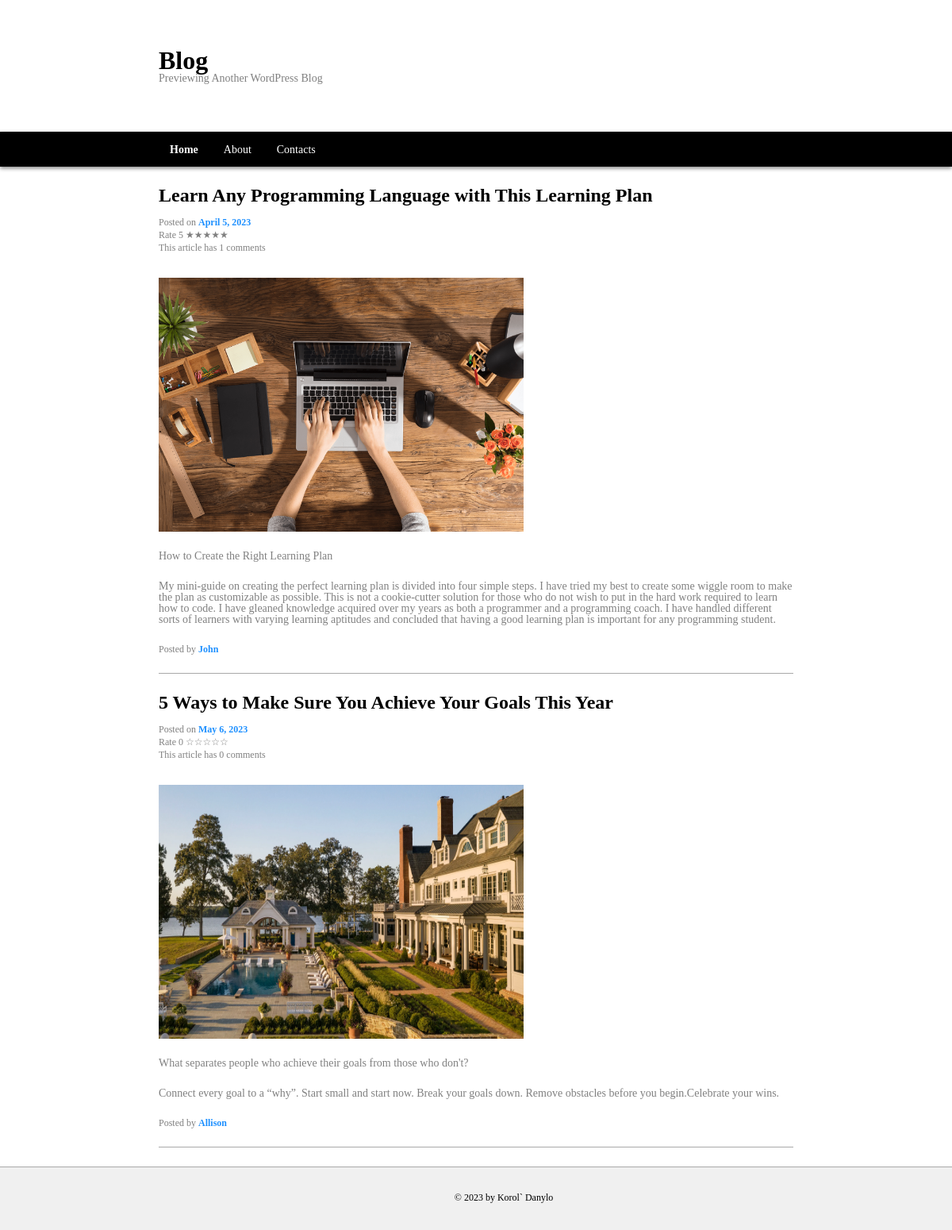
Page /webroot/index.php on the committed database.
### tables this page shows
CREATE TABLE articles (
      id INTEGER NOT NULL PRIMARY KEY AUTOINCREMENT,
      date TEXT NOT NULL,
      title TEXT NOT NULL,
      img TEXT NOT NULL,
      info TEXT NOT NULL,
      description TEXT NOT NULL,
      author TEXT NOT NULL
    );

### inc/functions.php (called while the page is built, shortened)
<?php
function getConnection(): PDO
{
  try {
    return new PDO('sqlite:../blog.sqlite');
  } catch (PDOException $e) {
    http_response_code(500);
    exit();
  }
}
function getArticles(): array
{
  $pdo = getConnection();
  $sql =
    'SELECT articles.*, AVG(comments.rate) avg_rate, COUNT(comments.id) comments_count
    FROM articles LEFT JOIN comments ON articles.id = comments.article_id
    GROUP BY articles.id';
  $result = $pdo->query($sql)->fetchAll(PDO::FETCH_ASSOC);
  return $result;
}

### inc/article.php (the view, shortened to what this page needs)
<?php
$tag = 'Home' === $currentPage ? 'h2' : 'h1';
$url = 'article.php?id=' . $article['id'];
$rate = round(($article['avg_rate'] ?? 0) * 10) / 10;
$rate_by_star = str_repeat('&#9733', (int) ($rate)) . str_repeat('&#9734', 5 - (int) ($rate));
$comments_count = $article['comments_count'] ?? 0;
?>
<article class='blog-article'>
  <header>
    <a href=<?= $url ?>>
      <<?= $tag ?> class="title-article"><?= $article['title']; ?></<?= $tag ?>>
    </a>
  </header>
  <div class='posted'>
    Posted on <span class='posted__date'>
      <?= $date = DateTime::createFromFormat('Y-m-d', $article['date'])->format('F j, Y') ?>
    </span>
  </div>
  <div class='rate'>
    Rate
    <?= $rate ?>
    <?= $rate_by_star ?>
  </div>
  <div class='comments-count'>
    This article has <?= $comments_count ?> comments
  </div>
  <img src='../assets/<?= $article['img'] ?>' alt=<?= $article['img'] ?>>
  <div class='info'>
    <?= $article['info']; ?>
  </div>
  <div class='description'>
    <?= $article['description']; ?>
  </div>
  <footer>
    Posted by <span class='author'>
      <?= $article['author'] ?>
    </span>
  </footer>
</article>

### webroot/index.php (shortened to what this page needs)
<?php
$currentPage = "Home";
require_once "../inc/functions.php";
$articles = getArticles();
?>
<!DOCTYPE html>
<html lang="en">
<?php require("../inc/head.php"); ?>
<body>
    <?php require("../inc/header.php") ?>
    <main>
        <?php foreach ($articles as $article) {
            require("../inc/article.php");
        } ?>
    </main>
    <?php require('../inc/footer.php'); ?>
</body>
</html>

### css/styles.css (style rules this page uses)
main { max-width: 800px; margin-left: auto; margin-right: auto; margin-top: 24px; }
.blog-article { padding-bottom: 24px; border-bottom: 1px solid darkgray; margin-bottom: 24px; }
.title-article, .about-article header h2, .contacts-article header h2 { font-size: 24px; font-weight: bold; padding-bottom: 16px; }
.blog-article .posted { font-size: 12px; color: gray; margin-bottom: 4px; }
.blog-article .rate { margin-bottom: 4px; font-size: 12px; color: gray; }
.blog-article .comments-count { font-size: 12px; color: gray; margin-bottom: 32px; }
.blog-article .posted__date { color: dodgerblue; font-weight: bold; }
.blog-article img { width: 460px; height: 320px; }
.blog-article .info, .blog-article .description, .blog-article footer { padding-top: 24px; font-size: 14px; color: gray; }
.blog-article footer { font-size: 12px; }
.blog-article .author { color: dodgerblue; font-weight: bold; }

### rows in the picture
articles: title "Learn Any Programming Language with This Learning Plan", date "April 5, 2023", rate "5", rate_by_star "★★★★★", comments_count "1", img (picture), info "How to Create the Right Learning Plan", description "My mini-guide on creating the perfect learning plan is divided into four simple steps. I have tried my best to create some wiggle room to make the plan as customizable as possible. This is not a cookie-cutter solution for those who do not wish to put in the hard work required to learn how to code. I have gleaned knowledge acquired over my years as both a programmer and a programming coach. I have handled different sorts of learners with varying learning aptitudes and concluded that having a good learning plan is important for any programming student.", author "John"
articles: title "5 Ways to Make Sure You Achieve Your Goals This Year", date "May 6, 2023", rate "0", rate_by_star "☆☆☆☆☆", comments_count "0", img (picture), info "What separates people who achieve their goals from those who don't?", description "Connect every goal to a “why”. Start small and start now. Break your goals down. Remove obstacles before you begin.Celebrate your wins.", author "Allison"
